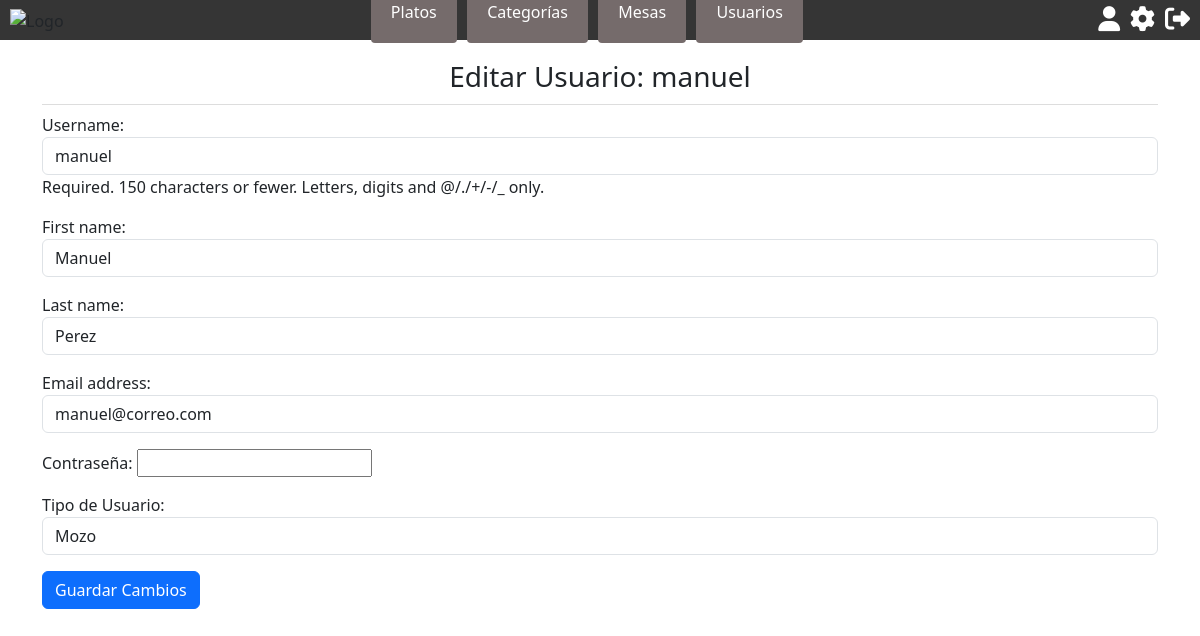
Page /usuarios/1/editar/ (signed in) on the committed database.
### restaurante_app/models.py (models this page shows, shortened)
class Usuario(AbstractUser):
    TipUsuCod = models.ForeignKey(TipoUsuario, on_delete=models.CASCADE, null=True, blank=True)

class TipoUsuario(models.Model):
    TipUsuCod = models.AutoField(primary_key=True)
    TipUsuDes = models.CharField(max_length=100)
    def __str__(self):
        return f'{self.TipUsuDes}'

### restaurante_app/views.py (the view)
# urls.py: path('usuarios/<int:usuario_id>/editar/', views.editar_usuario, name='editar_usuario'),
@login_required
def editar_usuario(request, usuario_id):
    if request.user.TipUsuCod.TipUsuDes != "Administrador":
        return redirect('index')
    usuario = get_object_or_404(Usuario, id=usuario_id)
    if request.method == 'POST':
        form = CustomUserChangeForm(request.POST, instance=usuario)  # Usar el formulario personalizado
        if form.is_valid():
            user = form.save(commit=False)
            user.set_password(form.cleaned_data['password'])
            user.save()
            messages.success(request, 'Usuario actualizado exitosamente.')
            return redirect('usuarios_admin')
    else:
        form = CustomUserChangeForm(instance=usuario, initial={'TipUsuCod': usuario.TipUsuCod_id})
    return render(request, 'editar_usuario.html', {'form': form, 'usuario': usuario})

### restaurante_app/forms.py
class CustomUserChangeForm(UserChangeForm):
    password = forms.CharField(widget=forms.PasswordInput, required=True, label='Contraseña')  # Label para contraseña
    class Meta(UserChangeForm.Meta):
        model = Usuario
        fields = ('username', 'first_name', 'last_name', 'email', 'password', 'TipUsuCod')
        labels = {
            'TipUsuCod': 'Tipo de Usuario',
        }
        widgets = {
            'username': forms.TextInput(attrs={'class': 'form-control'}),
            'first_name': forms.TextInput(attrs={'class': 'form-control'}),
            'last_name': forms.TextInput(attrs={'class': 'form-control'}),
            'email': forms.EmailInput(attrs={'class': 'form-control'}),  # EmailInput para el correo electrónico
            'password': forms.PasswordInput(attrs={'class': 'form-control'}),  # PasswordInput para la contraseña
            'TipUsuCod': forms.Select(attrs={'class': 'form-control'}),  # Select para el tipo de usuario
        }
    def __init__(self, *args, **kwargs):
        super().__init__(*args, **kwargs)
        self.fields['username'].required = True

### restaurante_app/templates/editar_usuario.html (shortened to what this page needs)
{% extends 'base.html' %}
{% block content %}
<div class="container">
  <h2>Editar Usuario: {{ usuario.username }}</h2>
  <form method="post">
    {{ form.as_p }}
    <button type="submit" class="btn btn-primary">Guardar Cambios</button>
  </form>
</div>
{% endblock %}

### restaurante_app/static/css/styles.css (style rules this page uses)
* { box-sizing: border-box; margin: 0; padding: 0; }
body { font-family: Arial, sans-serif; }
h2 { font-size: 28px !important; text-align: center; margin-bottom: 10px; border-bottom: 1px solid #ddd; padding-bottom: 10px; }
.container { max-width: 80rem; margin: 20px auto; }

### rows in the picture
Usuario: username "manuel", first_name "Manuel", last_name "Perez", email "manuel@correo.com"
TipoUsuario: TipUsuCod "Mozo"
